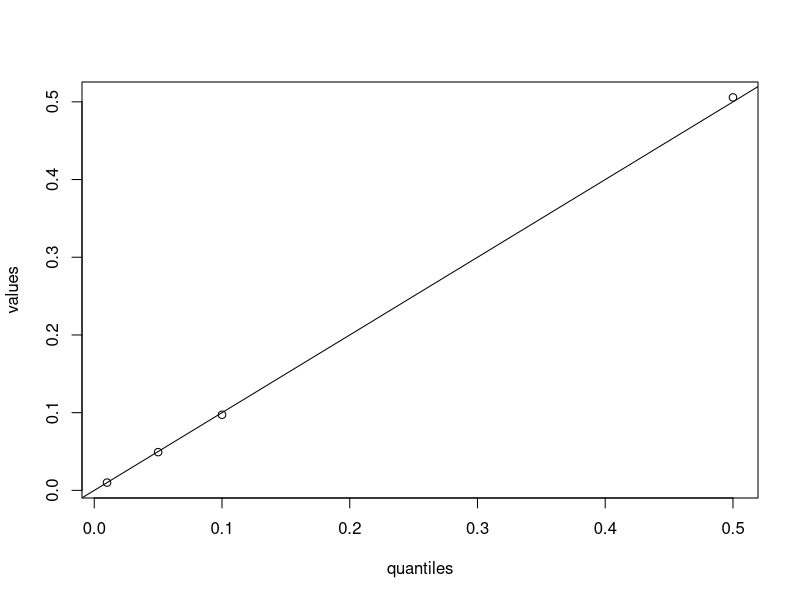
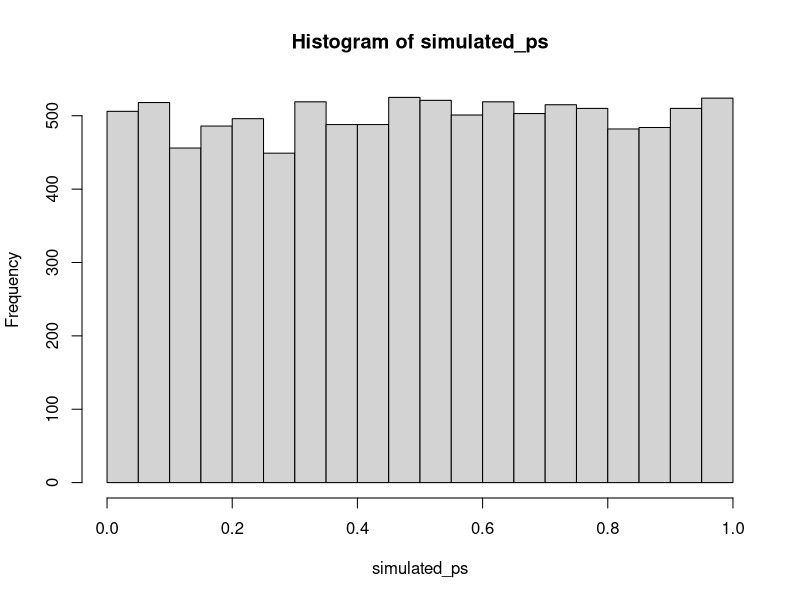

The R script that drew these images, in order:
#' ---
#' title: "Estimating false positive rates with simulation"
#' author: Joel Levin
#' date: "April 12, 2020"
#' output: github_document
#' ---

#' This version: `r format(Sys.time())`.  
#' You can contact Joel at joelmlevin@gmail.com.

#+ echo=FALSE, include=FALSE
library(tidyverse)
options(scipen = 999)

#' ## Description

#' This is a script to test the true false positive rate of any statistical test that one is using to evaluate experimental results. The motivation to conduct this test came from [this working paper](https://psyarxiv.com/cyv6d/) by Ryan, Evers, & Moore (2018). I used this stimulation to estimate the false positive rate of a poisson regression, but it can be used to evaluate any test.

#+
#' ## Basic functions

#' This function generates a single vector containing p values of a test with random experimental conditions. If a statistical test is behaving properly, p values of a given magnitude (e.g., .05) should appear with a corresponding frequency (e.g., 5% of the time). The arguments include:
#+
#'1. `outcome_vector`: the real vector of dependent measures from your study. this should be a numerical vector.
#'2. `num_conditions`: the number of experimental conditions in your study. 
#'3. `test_type`: the statistical test used. this currently supports `"poisson", "ols", "t-test"`.
#'4. `replications`: the number of tests to simulate. this defaults to 10,000 tests, which is usually sufficient. if you're not in a hurry and have a modern-ish machine, make it 100,000.

simulate_fp <- function(outcome_vector, num_conditions = 2, test_type = c("poisson", "ols", "t-test"), replications = 10000) {
  
  # tests
  if(test_type != "poisson" & test_type != "ols" & test_type != "t-test") {
    stop("Please specify a test type using the `test_type` argument. The available tests are 'poisson', 'ols', and 't-test.")
    }
  if(is.numeric(outcome_vector != TRUE)) {
    stop("outcome_vector must be a numeric vector.")
    }
  if(is.integer(outcome_vector/num_conditions) != TRUE) {
    warning("Function may behave strangely if there are unequal numbers of observations per condition.")
    }
  
  tests <- rep(NA, replications) # generate an empty vector of appropriate length. this will be overwritten with p values
  
  # looping to fill in each element of the `tests` vector
  for(n in 1:replications) {
    false_condition <- sample(c(1, num_conditions), length(outcome_vector), replace = TRUE) # generating a vector of random condition dummies

    # conducting the tests    
    if(test_type == "poisson") {
    tests[n] <-  coef(summary(glm(outcome_vector ~ false_condition, family = poisson)))[2, 1:4][4]
    } 
    if(test_type == "ols") {
      tests[n] <-  coef(summary(lm(outcome_vector ~ false_condition)))[2, 1:4][4]
    }
    if(test_type == "t-test") {
      tests[n] <-  t.test(outcome_vector ~ false_condition)$p.value
    }
  }
  return(tests)
}
    
#' This function takes the output of the previous function and returns a diagnostic table or plot, which indicates whether p values appear as frequently as expected for a well-behaving test. The arguments include:
#+
#'1. `data`: this should be a vector of simulated p values, such as those provided using the above function.
#'1. `type`: this indicates whether to output a table of values or a plot. see below for examples.
#'1. `quantiles`: a vector of percentiles at which to compare the simulated p values to their observed frequency. this argument is prespecified at recommended values and is therefore optional.

diagnostics <- function(data, type = c("table", "plot"), quantiles = c(.01, .05, .10, .5)) {
  values <- round(quantile(data, quantiles), 4)
  temp <- cbind(quantiles, values)
  
    if(type == "table") {
      return(temp)
      }

    if(type == "plot") {
    plot(temp)
    abline(0, 1)
    }
}

#' ## Using the functions

#' Generating a "real" set of experimental conditions. In practice, this would be the actual vector of experimental conditions in your study.
real_conditions <- sample(c(1, 2), 100, replace = TRUE)

#' Generating a "real" set of dependent measures (continuous). In practice, this would be the actual vector of dependent measures in your study.
real_dv <- rnorm(100, 20, 10)

#' Conducting a t test on the "real" data. 
t.test(real_dv ~ real_conditions)

#' Now using the function to simulate p values for random experimental conditions
simulated_ps <- simulate_fp(outcome_vector = real_dv, num_conditions = 2, test_type = "t-test", replications = 10000)

simulated_ps[1:10]

#' ### Now using the diagnostic functions.
#' 
#' The diagnostic table gives shows you the p values (values) at various percentiles (quantiles). The closer the two are, the better the test is behaving. Note that this is also affected by the number of replications used to generate the simulated data. 
diagnostics(simulated_ps, type = "table")

#' The diagnostic plot simply combines both values in a plot with a reference line. The closer the points are to the reference line, the better behaved the test.
diagnostics(simulated_ps, type = "plot")

#' We can also conduct a test to more rigorously evaluate whether our statistical test is well behaved. The below function was written by [Eric Archer](mailto:eric.archer@noaa.gov) for the `swfscMisc` package. It is included in the text of this script to minimize dependencies.

uniform.test <- function(hist.output, B = NULL) {
  break.diff <- diff(hist.output$breaks)
  probs <- break.diff / sum(break.diff)
  if (is.null(B)) {
    chisq.test(x = hist.output$counts, p = probs)
  } else {
    chisq.test(x = hist.output$counts, p = probs, simulate.p.value = TRUE, B = B)
  }
}

#' This function returns a chi squared statistic that, if significant, tells us that our data are *not* uniform, meaning that the p values cannot be interpreted conventionally. The large p-value here tells us that we're fine.
uniform.test(hist(simulated_ps))

#' (Later, add in the plotting functions)
